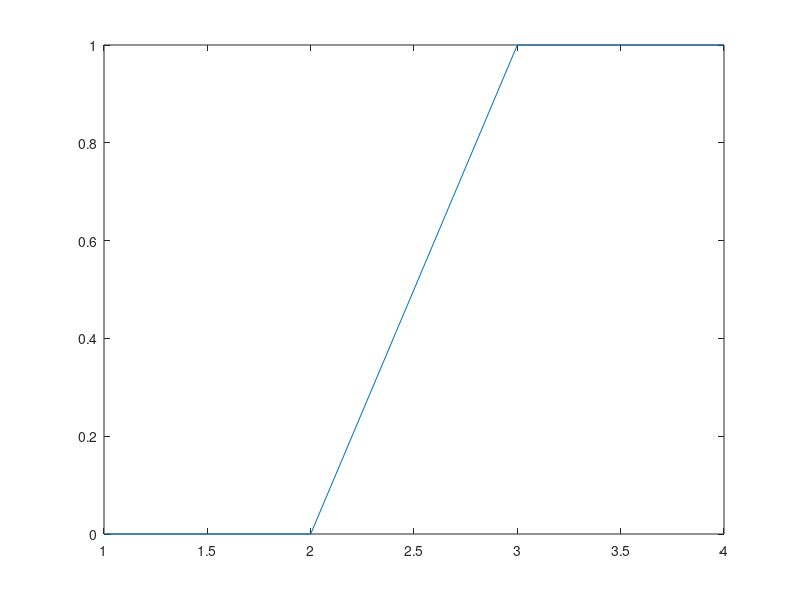

Reproduce this figure in MATLAB. (Note: this script raises an error after producing the figure.)
clc;
clear all;
close all;
t=-2:2:4;
b=length(t);
%step
z(t>0)=1;
plot(z);
%impulse
imp(t==0)=1;
imp(t<0)=0;
imp(t>0)=0;
%triangular
tri(t<0)=t(t>0)/5;
tri(t==0)=1;
tri(t>0)=1-(t(t>0))/5;
%sinc
s1=sinc(t)';

unit=z';
impt=imp';
trit=tri';

% f=data(1:1764,1)
% plot(f)
N=b;
%  hu=dftmtx(b);
%  ha=hu*impt;

%DFT matrix
wn=exp(-2*pi/N);
for k=0:N-1
    for n=0:N-1 
    wkn(k+1,n+1)= exp(-2*pi*i*k*n/N);
    end
end

dft=wkn*unit;
plot(abs(dft))
figure
dft2=wkn*trit;
plot(abs(dft2))
figure
dft3=wkn*s1;
plot(abs(dft3))
figure
plot(periodogram(f))
%DFT
N=b;
x=z;
c(1)=0;
for k=1:b
    for n=1:N 
        sum=x(n)*exp(-2*pi*i*n*k/N);
        c(n+1)=c(n)+sum;
    end
    X(k)=c(end);
end
plot(abs(X))

%IDFT matrix
wn=exp(-2*pi/N);
for k=0:N-1
    for n=0:N-1 
    wkn1(k+1,n+1)= exp(2*pi*i*k*n/N);
    end
end
%IDFT
N=b;
x=z;
c(1)=0;
for k=1:b
    for n=1:N 
        sum=dft(n)*exp(2*pi*i*n*k/N);
        c(n+1)=c(n)+sum;
    end
    X(k)=c(end);
end
plot(abs(X))

idft=wkn*dft/N;
figure
plot(abs(idft))